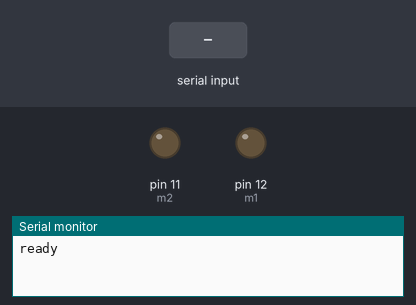
Bench run of a sketch on a simulated Arduino Uno, built with avr-gcc and run on an emulated ATmega328P. Parts: output pins drawn as LEDs (lit = HIGH), the last lines printed to the serial monitor. Inputs (shaded band) come from the test bench.

Above: at 1.2 s.
1.3 s: "1" received over the second serial link
At 2.1 s:
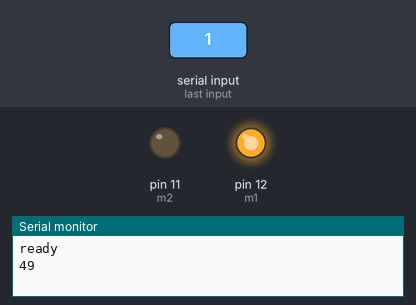
3.8 s: "2" received over the second serial link
At 4.2 s:
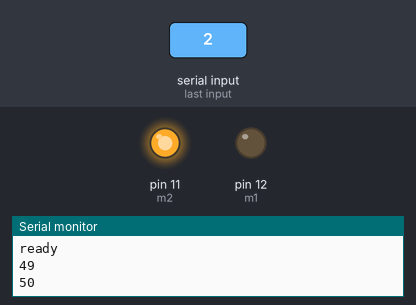
Timing chart, 0 to 6.8 s (numbered marks = the images above; inputs shaded):
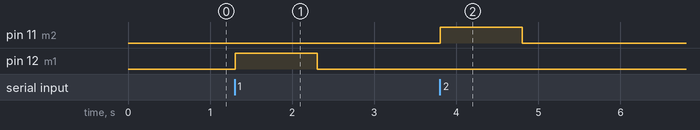

Measured:
- after the input at 1.3 s, pin 12 (m1): LOW → HIGH at once, → LOW 1.0 s later
- after the input at 3.8 s, pin 11 (m2): LOW → HIGH at once, → LOW 1.0 s later

The sketch:

rc_car.ino
```cpp
#include <SoftwareSerial.h>

int m1 = 12;
int m2 = 11;
int time = 1000;

SoftwareSerial bt_comm(3,2); //rx tx

void setup() {
  // put your setup code here, to run once:
  pinMode(m1, OUTPUT);
  pinMode(m2, OUTPUT);
  Serial.begin(9600);
  bt_comm.begin(9600);

  Serial.println("ready");
  bt_comm.println("ready");
}

void loop() {
  // put your main code here, to run repeatedly:
  if(bt_comm.available()){
    int input = bt_comm.read();
    Serial.println(input);
    bt_comm.println(input);
    if(input == 49){
      digitalWrite(m1, HIGH);
      digitalWrite(m2, LOW);
      delay(time);
      digitalWrite(m1, LOW);
      digitalWrite(m2, LOW);
    } if(input == 50){
      digitalWrite(m1, LOW);
      digitalWrite(m2, HIGH);
      delay(time);
      digitalWrite(m1, LOW);
      digitalWrite(m2, LOW);
    }

  }
}
```
